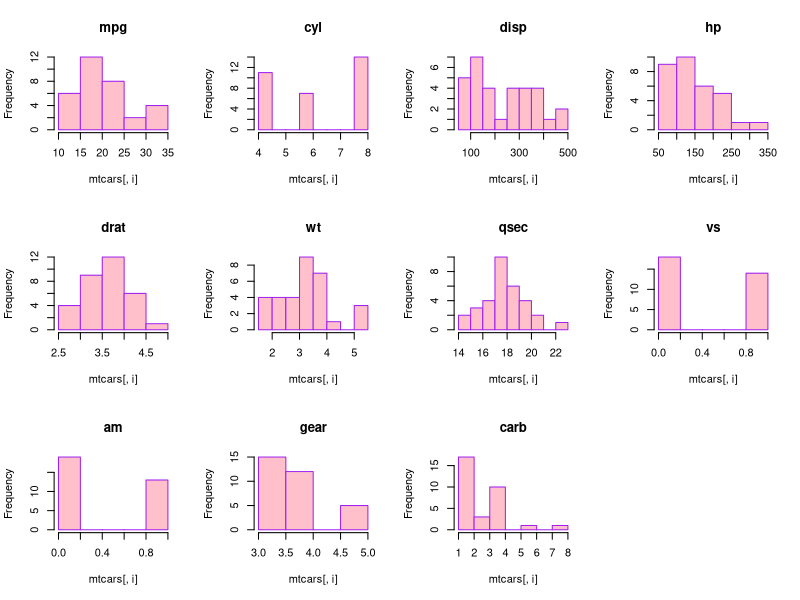

Reproduce this figure in R.
data(mtcars)
print(mtcars)
num_obs <- nrow(mtcars)
num_var <- ncol(mtcars)
cat("Total number of observations:", num_obs, "\n")
cat("Total number of variables:", num_var, "\n")
names(mtcars)
rownames(mtcars)
carMaxHP <- mtcars[mtcars$hp == max(mtcars$hp), ]
carMinHP <- mtcars[mtcars$hp == min(mtcars$hp), ]
print("Car with highest HP:")
print(carMaxHP)
print("Car with lowest HP:")
print(carMinHP)
par(mfrow = c(3, 4))
for (i in 1:num_var) {
  hist(mtcars[, i], main = colnames(mtcars)[i], col = "pink", border = "purple")
}
avgDiff <- mean(mtcars$hp[mtcars$cy] == 3) - mean(mtcars$hp[mtcars$cy] == 4)
sdDiff <- sd(mtcars$hp[mtcars$cy] == 3) - sd(mtcars$hp[mtcars$cy] == 4)
cat("Average difference of HP between 3 and 4 cylinder vehicles:", avgDiff)
cat("Standard deviation of difference of HP between 3 and 4 cylinder vehicles:", sdDiff)
pearsonCor <- cor(mtcars, method = "pearson")
maxCor <- max(pearsonCor[upper.tri(pearsonCor, diag = F)])
pairs <- which(pearsonCor == maxCor, arr.ind = T)
pairs
pair_names <- rownames(pearsonCor)[pairs[, 1]]
cat("Pair of variables with the highest Pearson correlation:", pair_names, "\n")
cat("Correlation coefficient:", maxCor, "\n")